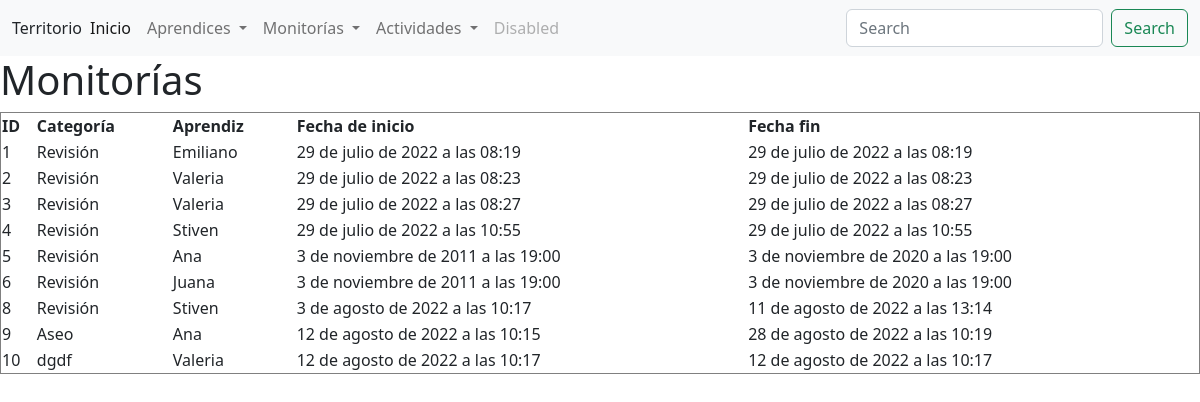
Page /territorio/monitorias/ on the committed database.
### territorio/models.py (models this page shows, shortened)
class Monitorias(models.Model):
    cat = models.CharField(max_length=100)
    aprendiz = models.ForeignKey(Aprendiz, on_delete= models.DO_NOTHING)
    fechaInicio = models.DateTimeField()
    fechaFinal = models.DateTimeField()

class Aprendiz(models.Model):
    nombre = models.CharField(max_length=200)
    apellido = models.CharField(max_length=200)
    cedula = models.IntegerField()
    fecha_nacimiento = models.DateField()#Si no quiero valores por defecto, hago la migración, y le doy 1, y le pongo una fecha por defecto temporal
    def __str__(self): #Si no ponemos esto, para devolver algo de la clase aprendiz
        return f"{self.nombre}"

### territorio/views.py (the view)
# urls.py: path('monitorias/', views.listarMonitorias, name='monitorias'),
def listarMonitorias(request):
    m = Monitorias.objects.all()
    contexto = {'datos': m}
    return render(request, 'territorio/monitorias/listar_monitorias.html', contexto)

### territorio/templates/territorio/monitorias/listar_monitorias.html
{% extends "territorio/base.html" %}
{% block body %}
<h1>Monitorías</h1>
{% if datos %}
<table border="1" width="100%">
    <thead>
        <th>ID</th>
        <th>Categoría</th>
        <th>Aprendiz</th>
        <th>Fecha de inicio</th>
        <th>Fecha fin</th>
    </thead>
    <tbody>
        {% for result in datos %}
        <tr>
            <td>{{ result.id }}</td>
            <td>{{ result.cat }}</td>
            <td>{{ result.aprendiz }}</td>
            <td>{{ result.fechaInicio }}</td>
            <td>{{ result.fechaFinal }}</td>
        </tr>
        {% endfor %}
    </tbody>
</table>
{% else %}
    <h1>No hay datos</h1>
{% endif %}
{% endblock %}

### rows in the picture
Monitorias: id "1", cat "Revisión", aprendiz "Emiliano", fechaInicio "29 de julio de 2022 a las 08:19", fechaFinal "29 de julio de 2022 a las 08:19"
Monitorias: id "2", cat "Revisión", aprendiz "Valeria", fechaInicio "29 de julio de 2022 a las 08:23", fechaFinal "29 de julio de 2022 a las 08:23"
Monitorias: id "3", cat "Revisión", aprendiz "Valeria", fechaInicio "29 de julio de 2022 a las 08:27", fechaFinal "29 de julio de 2022 a las 08:27"
Monitorias: id "4", cat "Revisión", aprendiz "Stiven", fechaInicio "29 de julio de 2022 a las 10:55", fechaFinal "29 de julio de 2022 a las 10:55"
Monitorias: id "5", cat "Revisión", aprendiz "Ana", fechaInicio "3 de noviembre de 2011 a las 19:00", fechaFinal "3 de noviembre de 2020 a las 19:00"
Monitorias: id "6", cat "Revisión", aprendiz "Juana", fechaInicio "3 de noviembre de 2011 a las 19:00", fechaFinal "3 de noviembre de 2020 a las 19:00"
Monitorias: id "8", cat "Revisión", aprendiz "Stiven", fechaInicio "3 de agosto de 2022 a las 10:17", fechaFinal "11 de agosto de 2022 a las 13:14"
Monitorias: id "9", cat "Aseo", aprendiz "Ana", fechaInicio "12 de agosto de 2022 a las 10:15", fechaFinal "28 de agosto de 2022 a las 10:19"
Monitorias: id "10", cat "dgdf", aprendiz "Valeria", fechaInicio "12 de agosto de 2022 a las 10:17", fechaFinal "12 de agosto de 2022 a las 10:17"
